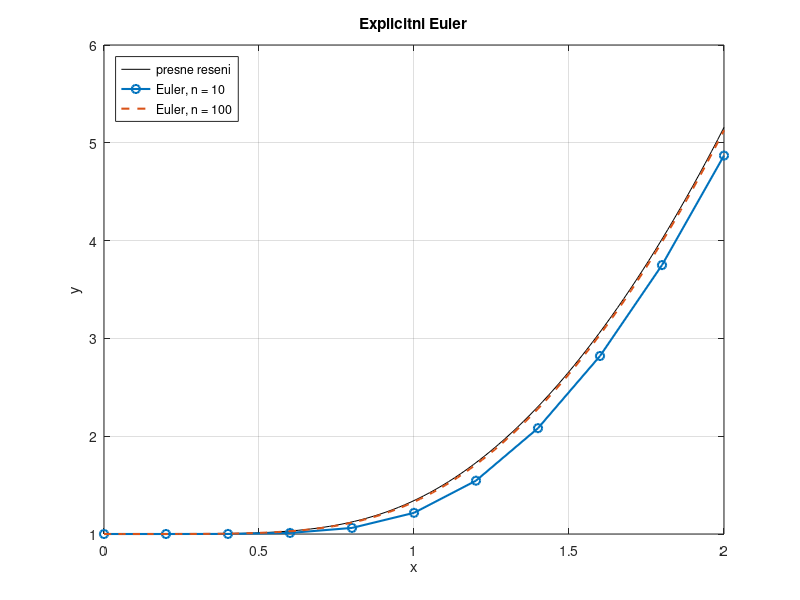
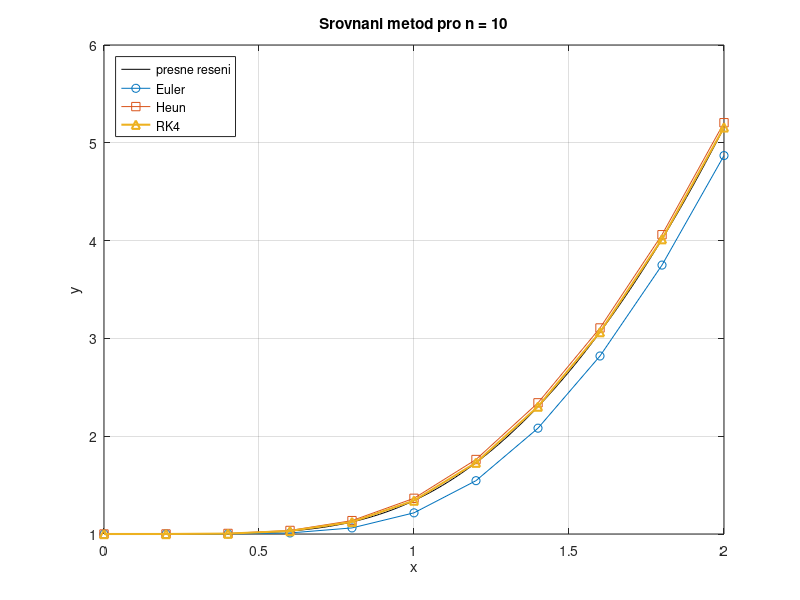
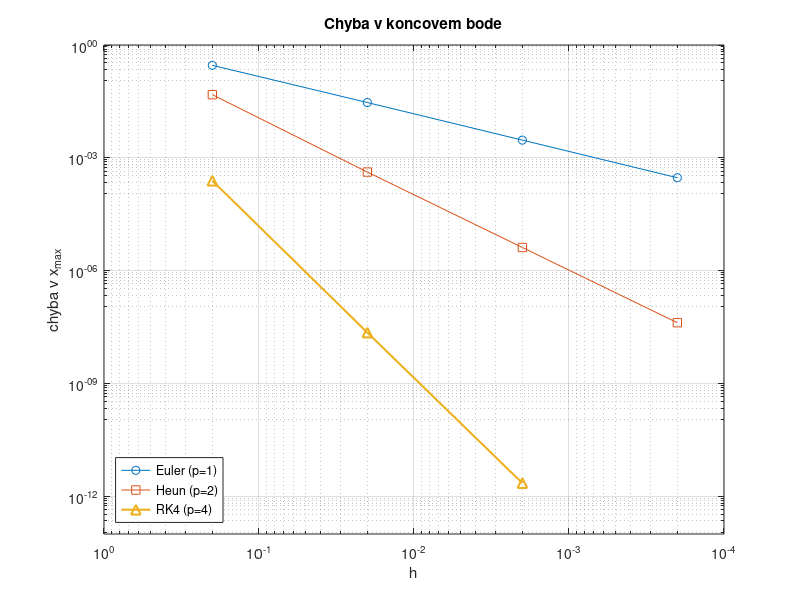
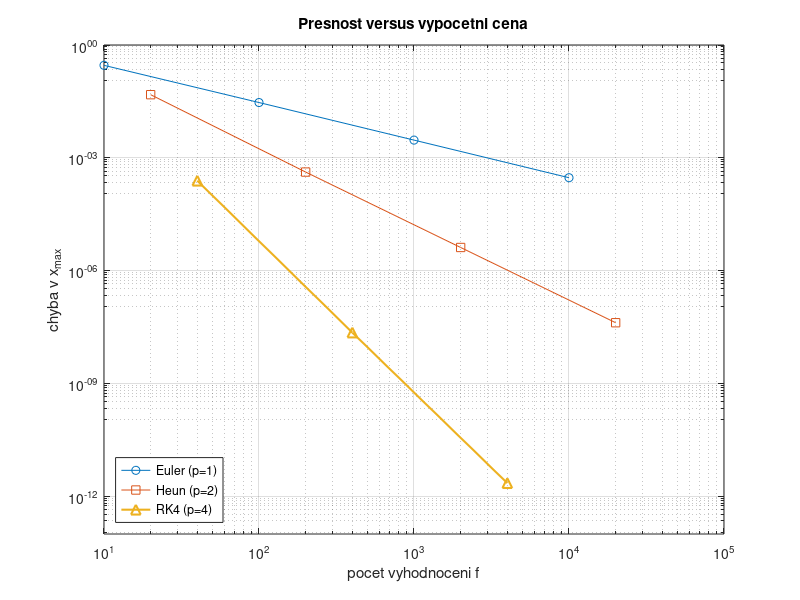

Source code (MATLAB) for these figures, in order:
% Explicitni Euler, Heun a RK4 pro ulohu y*y' = 2*x^4, y(0) = 1 na [0,2]
close all
f = @(x,y) 2*x.^4./y;                   % prava strana y' = f(x,y)
yExact = @(x) sqrt(4*x.^5/5 + 1);       % presne reseni
x0 = 0; y0 = 1; xMax = 2;               % pocatecni podminka a konec intervalu
nAll = [10 100 1000 10000];             % pocty kroku

e = zeros(numel(nAll),3);              % chyby v bode xMax: Euler, Heun, RK4
for j = 1:numel(nAll)
    n = nAll(j); h = (xMax - x0)/n; x = x0 + h*(0:n);
    yE = y0*ones(1,n+1); yH = yE; yR = yE;  % aproximace v uzlech x
    for i = 1:n
        yE(i+1) = yE(i) + h*f(x(i),yE(i));                    % explicitni Euler

        k1 = f(x(i),yH(i)); k2 = f(x(i+1),yH(i) + h*k1);      % Heun
        yH(i+1) = yH(i) + h/2*(k1 + k2);

        k1 = f(x(i),yR(i));           k2 = f(x(i)+h/2,yR(i) + h/2*k1);   % RK4
        k3 = f(x(i)+h/2,yR(i) + h/2*k2); k4 = f(x(i+1),yR(i) + h*k3);
        yR(i+1) = yR(i) + h/6*(k1 + 2*k2 + 2*k3 + k4);
    end
    e(j,:) = abs([yE(end) yH(end) yR(end)] - yExact(xMax));

    xx = linspace(x0, xMax);
    if j == 1                           % obrazek 1: jen explicitni Euler (n = 10, pozdeji n = 100)
        figure(1)
        plot(xx, yExact(xx), 'k-', x, yE, 'o-', 'LineWidth', 1.5); hold on
        grid on; xlabel('x'); ylabel('y')
        title('Explicitni Euler')

        figure(2)                       % obrazek 2: srovnani metod pro n = 10
        plot(xx, yExact(xx), 'k-', x, yE, 'o-', x, yH, 's-', x, yR, '^-', 'LineWidth', 1.5)
        grid on; xlabel('x'); ylabel('y')
        legend('presne reseni', 'Euler', 'Heun', 'RK4', 'Location', 'northwest')
        title(sprintf('Srovnani metod pro n = %d', n))
    end
    if j == 2                           % do obrazku 1 pridame Eulera pro n = 100
        figure(1)
        plot(x, yE, '--', 'LineWidth', 1.5); hold off
        legend('presne reseni', 'Euler, n = 10', 'Euler, n = 100', 'Location', 'northwest')
    end
end

% Rad konvergence: krok se zmensuje 10x, proto p = log10(e_h/e_{h/10})
p = log10(e(1:end-1,:)./e(2:end,:));

% Vypis tabulky
hAll = (xMax - x0)./nAll;
fprintf('\n  %7s |  %9s  %5s |  %9s  %5s |  %9s  %5s\n', 'h', 'Euler', 'p', 'Heun', 'p', 'RK4', 'p');
fprintf('%s\n', repmat('-', 1, 66));
for j = 1:numel(nAll)
    fprintf('  %7.1e', hAll(j));
    for m = 1:3
        if j == 1, pStr = '-'; else, pStr = sprintf('%.2f', p(j-1,m)); end
        fprintf(' |  %9.2e  %5s', e(j,m), pStr);
    end
    fprintf('\n');
end
fprintf('(u RK4 je chyba pro nejmensi h uz na urovni zaokrouhlovacich chyb)\n\n');

% Srovnani pri stejne cene: 200 vyhodnoceni f
% (Euler 1 vyhodnoceni/krok -> n = 200, Heun 2 -> n = 100, RK4 4 -> n = 50)
nCena = [200 100 50]; eCena = zeros(1,3);
for m = 1:3
    n = nCena(m); h = (xMax - x0)/n; x = x0 + h*(0:n); y = y0;
    for i = 1:n
        k1 = f(x(i),y);
        if m == 1                                   % Euler
            y = y + h*k1;
        elseif m == 2                               % Heun
            k2 = f(x(i+1),y + h*k1); y = y + h/2*(k1 + k2);
        else                                        % RK4
            k2 = f(x(i)+h/2,y + h/2*k1); k3 = f(x(i)+h/2,y + h/2*k2);
            k4 = f(x(i+1),y + h*k3); y = y + h/6*(k1 + 2*k2 + 2*k3 + k4);
        end
    end
    eCena(m) = abs(y - yExact(xMax));
end
fprintf('  Stejna cena (200 vyhodnoceni f):\n');
fprintf('    Euler  h = %5.3f   chyba = %9.2e\n', (xMax-x0)/nCena(1), eCena(1));
fprintf('    Heun   h = %5.3f   chyba = %9.2e\n', (xMax-x0)/nCena(2), eCena(2));
fprintf('    RK4    h = %5.3f   chyba = %9.2e\n\n', (xMax-x0)/nCena(3), eCena(3));

% Odhad radu BEZ znalosti presneho reseni: tri vypocty s kroky h, h/2, h/4
%   y_h - y_{h/2} ~ C h^p (1 - 2^(-p))  =>  p ~ log2(|y_h - y_{h/2}| / |y_{h/2} - y_{h/4}|)
nOdh = [10 20 40];                      % h = 0.2, 0.1, 0.05
yOdh = zeros(3,3);                      % radky: metody, sloupce: h, h/2, h/4
for m = 1:3
    for k = 1:3
        n = nOdh(k); h = (xMax - x0)/n; x = x0 + h*(0:n); y = y0;
        for i = 1:n
            k1 = f(x(i),y);
            if m == 1                                   % Euler
                y = y + h*k1;
            elseif m == 2                               % Heun
                k2 = f(x(i+1),y + h*k1); y = y + h/2*(k1 + k2);
            else                                        % RK4
                k2 = f(x(i)+h/2,y + h/2*k1); k3 = f(x(i)+h/2,y + h/2*k2);
                k4 = f(x(i+1),y + h*k3); y = y + h/6*(k1 + 2*k2 + 2*k3 + k4);
            end
        end
        yOdh(m,k) = y;
    end
end
pOdh = log2(abs(yOdh(:,1) - yOdh(:,2))./abs(yOdh(:,2) - yOdh(:,3)));
fprintf('  Odhad radu bez presneho reseni (h = 0.2, 0.1, 0.05):\n');
fprintf('    Euler p = %.2f,  Heun p = %.2f,  RK4 p = %.2f\n\n', pOdh);

% Graf chyb v logaritmickych souradnicich
figure(3)
loglog(hAll, e(:,1), 'o-', hAll, e(:,2), 's-', hAll(1:3), e(1:3,3), '^-', ...
       'LineWidth', 1.5, 'MarkerSize', 7)
set(gca, 'XDir', 'reverse', 'YTick', 10.^(-12:3:0)); grid on
xlim([1e-4 1]); ylim([1e-13 1])
xlabel('h'); ylabel('chyba v x_{max}')
legend('Euler (p=1)', 'Heun (p=2)', 'RK4 (p=4)', 'Location', 'southwest')
title('Chyba v koncovem bode')

% Graf presnost-cena: chyba proti poctu vyhodnoceni f (Euler 1, Heun 2, RK4 4 na krok)
figure(4)
loglog(1*nAll, e(:,1), 'o-', 2*nAll, e(:,2), 's-', 4*nAll(1:3), e(1:3,3), '^-', ...
       'LineWidth', 1.5, 'MarkerSize', 7)
set(gca, 'YTick', 10.^(-12:3:0)); grid on
ylim([1e-13 1])
xlabel('pocet vyhodnoceni f'); ylabel('chyba v x_{max}')
legend('Euler (p=1)', 'Heun (p=2)', 'RK4 (p=4)', 'Location', 'southwest')
title('Presnost versus vypocetni cena')
